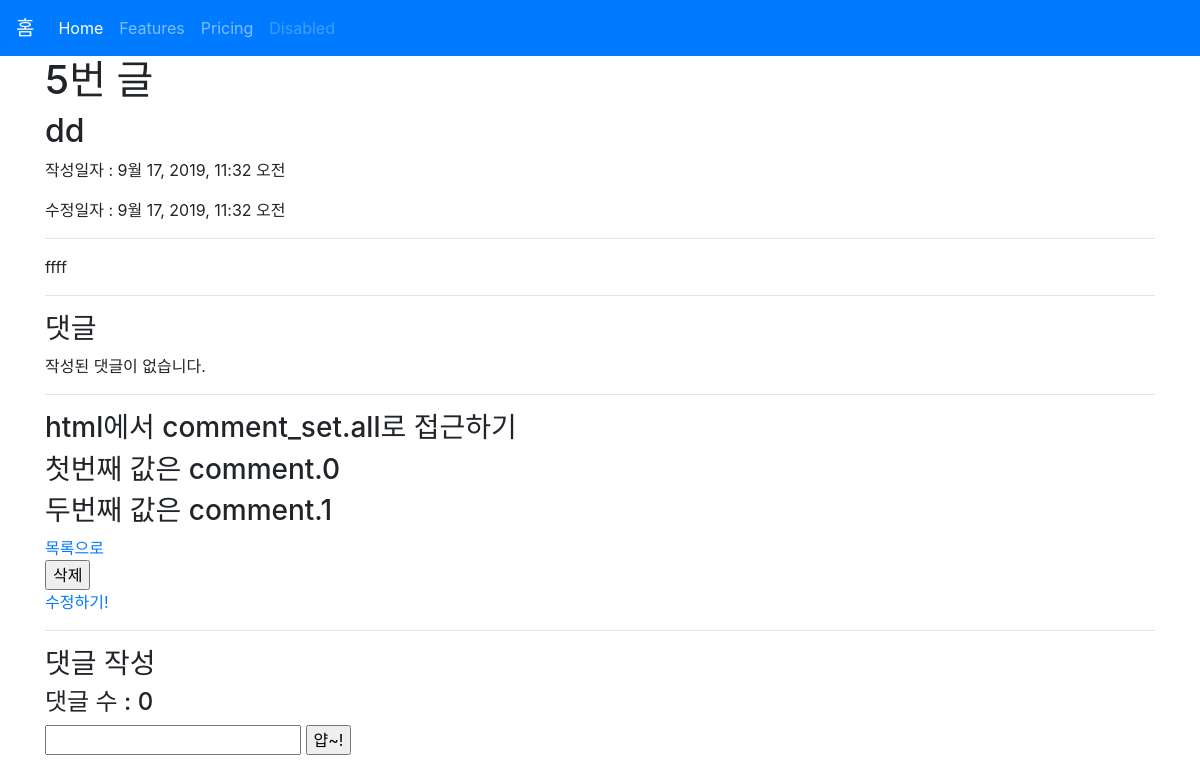
Page /articles/5/ on the earlier database version.
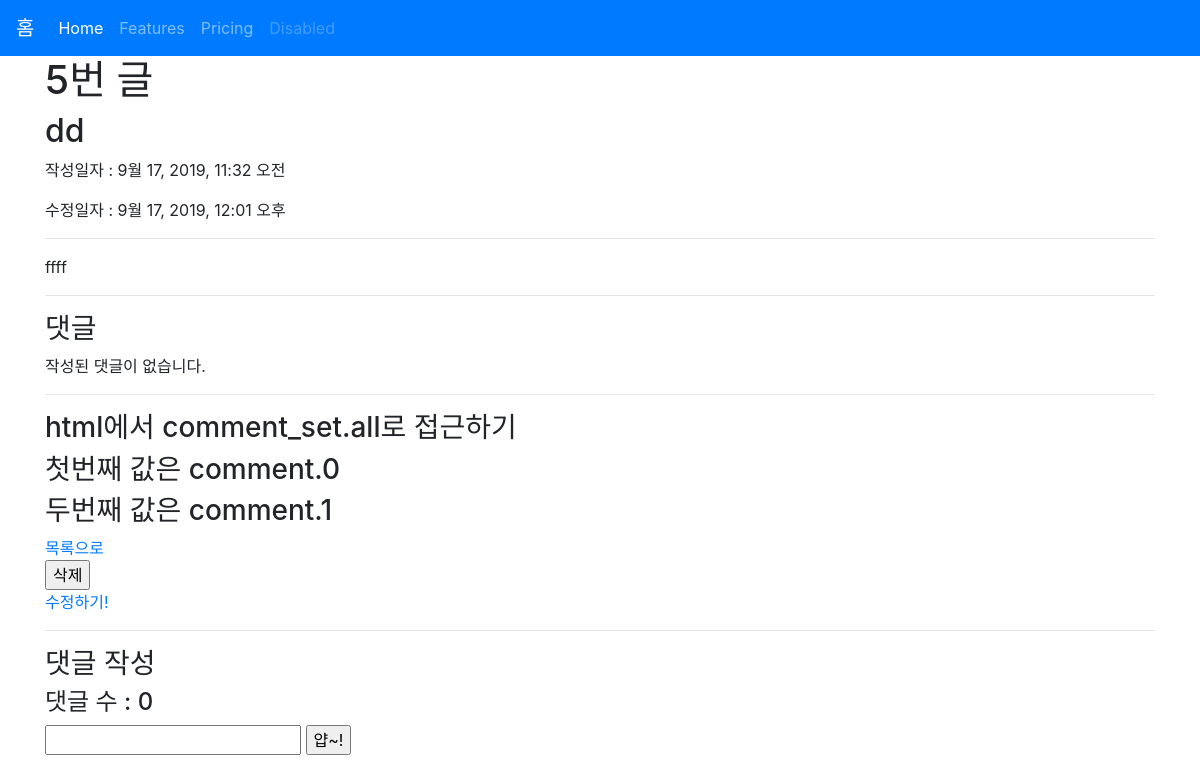
Same page on the later database version.
### articles/models.py (models this page shows, shortened)
class Article(models.Model):
    title = models.CharField(max_length=10)
    content = models.TextField()
    created_at = models.DateTimeField(auto_now_add=True)
    updated_at = models.DateTimeField(auto_now=True)

### articles/views.py (the view)
# urls.py: path('<int:article_pk>/', views.detail, name='detail'),
def detail(request, article_pk):
    article = Article.objects.get(id=article_pk)
    comments = article.comment_set.all()
    context = {
        'article': article,
        'comments': comments
    }
    return render(request, 'articles/detail.html', context)

### articles/templates/articles/detail.html (shortened to what this page needs)
{% extends 'articles/base.html' %}
{% block body %}
<h1>{{ article.id }}번 글</h1>
<h2>{{ article.title }}</h2>
<p>작성일자 : {{ article.created_at }}</p>
<p>수정일자 : {{ article.updated_at }}</p>
<hr>
<p>{{ article.content }}</p>
<hr>
<h3>댓글</h3>
{% for comment in comments %}
<p>{{ comment.content }}</p>
<form action="{% url 'articles:comment_delete' comment.pk %}" method="POST" onclick="return confirm('정말로 삭제하시겠습니까?')">
  {% csrf_token %}
  <input type="submit" value="댓글 삭제">
</form>
<hr>
{% empty %}
<p>작성된 댓글이 없습니다.</p>
{% endfor %}
<hr>
<h3>html에서 comment_set.all로 접근하기</h3>
<h3>첫번째 값은 comment.0</h3>
<h3>두번째 값은 comment.1</h3>
<a href="{% url 'articles:index' %}">목록으로</a>
<form action="{% url 'articles:delete' article.pk %}" method="POST" onclick="return confirm('정말로 삭제하시겠습니까?')">
  <input type="submit" value="삭제">
</form>
<a href="{% url 'articles:update' article.pk %}">수정하기!</a>
<hr>
<h3>댓글 작성</h3>
<h4>댓글 수 : {{ comments.count }}</h4>
<form action="{% url 'articles:comment_create' article.pk %}" method="POST">
  <input type="text" name="content">
  <input type="submit" value="얍~!">
</form>
{% endblock %}

Differences in the rows shown:
changed Article "dd": updated_at "9월 17, 2019, 11:32 오전" → "9월 17, 2019, 12:01 오후"
